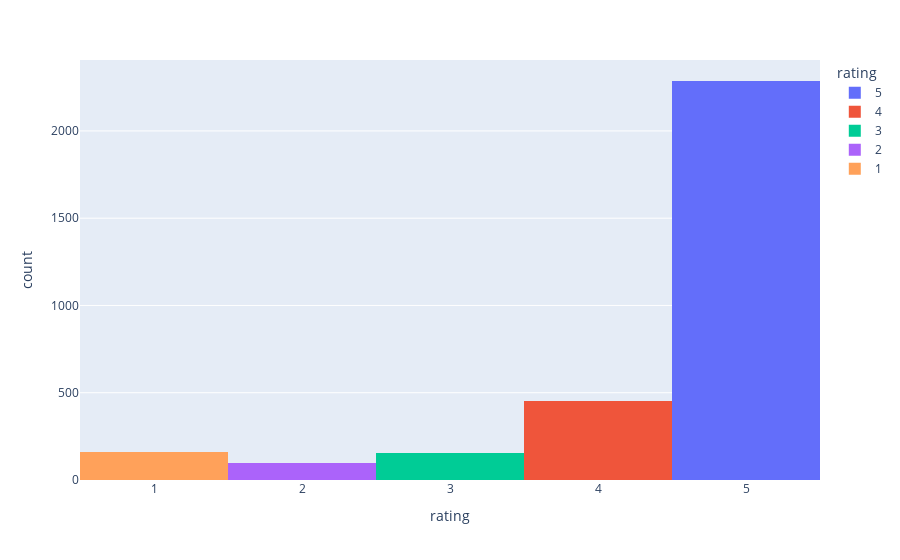

Notebook code cell kept with this figure:
### Code cell
px.histogram(reviews_df, x="rating", color="rating")

### Figure 1 — Plotly figure (JSON) as saved in the notebook; plotly's stock layout.template omitted (floating-point values rounded to 4 significant figures; data arrays with more than 128 entries replaced by an {"elided": "..."} marker saying what was removed)
{"data": [{"alignmentgroup": "True", "bingroup": "x", "hovertemplate": "rating=%{x}<br>count=%{y}<extra></extra>", "legendgroup": "5", "marker": {"color": "#636efa", "pattern": {"shape": ""}}, "name": "5", "offsetgroup": "5", "orientation": "v", "showlegend": true, "type": "histogram", "x": {"elided": "2286 int values"}, "xaxis": "x", "yaxis": "y"}, {"alignmentgroup": "True", "bingroup": "x", "hovertemplate": "rating=%{x}<br>count=%{y}<extra></extra>", "legendgroup": "4", "marker": {"color": "#EF553B", "pattern": {"shape": ""}}, "name": "4", "offsetgroup": "4", "orientation": "v", "showlegend": true, "type": "histogram", "x": {"elided": "455 int values"}, "xaxis": "x", "yaxis": "y"}, {"alignmentgroup": "True", "bingroup": "x", "hovertemplate": "rating=%{x}<br>count=%{y}<extra></extra>", "legendgroup": "3", "marker": {"color": "#00cc96", "pattern": {"shape": ""}}, "name": "3", "offsetgroup": "3", "orientation": "v", "showlegend": true, "type": "histogram", "x": {"elided": "152 int values"}, "xaxis": "x", "yaxis": "y"}, {"alignmentgroup": "True", "bingroup": "x", "hovertemplate": "rating=%{x}<br>count=%{y}<extra></extra>", "legendgroup": "2", "marker": {"color": "#ab63fa", "pattern": {"shape": ""}}, "name": "2", "offsetgroup": "2", "orientation": "v", "showlegend": true, "type": "histogram", "x": [2, 2, 2, 2, 2, 2, 2, 2, 2, 2, 2, 2, 2, 2, 2, 2, 2, 2, 2, 2, 2, 2, 2, 2, 2, 2, 2, 2, 2, 2, 2, 2, 2, 2, 2, 2, 2, 2, 2, 2, 2, 2, 2, 2, 2, 2, 2, 2, 2, 2, 2, 2, 2, 2, 2, 2, 2, 2, 2, 2, 2, 2, 2, 2, 2, 2, 2, 2, 2, 2, 2, 2, 2, 2, 2, 2, 2, 2, 2, 2, 2, 2, 2, 2, 2, 2, 2, 2, 2, 2, 2, 2, 2, 2, 2], "xaxis": "x", "yaxis": "y"}, {"alignmentgroup": "True", "bingroup": "x", "hovertemplate": "rating=%{x}<br>count=%{y}<extra></extra>", "legendgroup": "1", "marker": {"color": "#FFA15A", "pattern": {"shape": ""}}, "name": "1", "offsetgroup": "1", "orientation": "v", "showlegend": true, "type": "histogram", "x": {"elided": "161 int values"}, "xaxis": "x", "yaxis": "y"}], "layout": {"barmode": "relative", "legend": {"title": {"text": "rating"}, "tracegroupgap": 0}, "margin": {"t": 60}, "xaxis": {"anchor": "y", "categoryarray": [5, 4, 3, 2, 1], "categoryorder": "array", "domain": [0, 1], "title": {"text": "rating"}}, "yaxis": {"anchor": "x", "domain": [0, 1], "title": {"text": "count"}}}}
